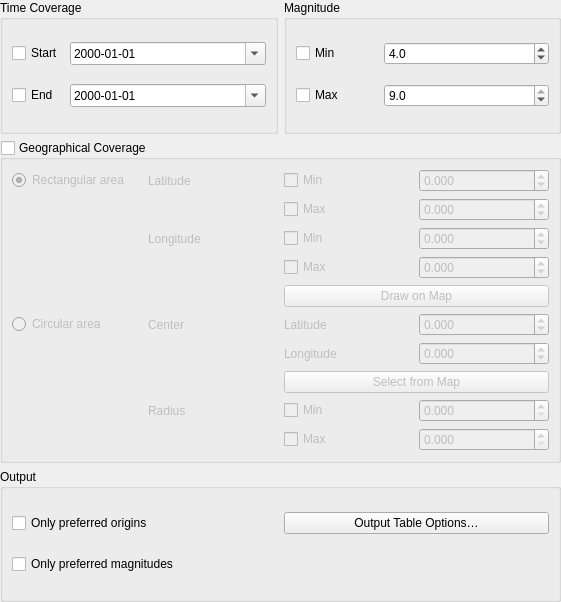
<?xml version="1.0" encoding="UTF-8"?>
<ui version="4.0">
 <class>filter_parameter_widget_base</class>
 <widget class="QWidget" name="filter_parameter_widget_base">
  <property name="geometry">
   <rect>
    <x>0</x>
    <y>0</y>
    <width>561</width>
    <height>602</height>
   </rect>
  </property>
  <property name="windowTitle">
   <string>Form</string>
  </property>
  <layout class="QGridLayout" name="gridLayout">
   <property name="leftMargin">
    <number>0</number>
   </property>
   <property name="topMargin">
    <number>0</number>
   </property>
   <property name="rightMargin">
    <number>0</number>
   </property>
   <property name="bottomMargin">
    <number>0</number>
   </property>
   <item row="0" column="0">
    <widget class="QGroupBox" name="groupBox">
     <property name="title">
      <string>Time Coverage</string>
     </property>
     <layout class="QGridLayout" name="gridLayout_3" columnstretch="0,1">
      <item row="0" column="0">
       <widget class="QCheckBox" name="min_time_check">
        <property name="text">
         <string>Start</string>
        </property>
       </widget>
      </item>
      <item row="0" column="1">
       <widget class="QDateTimeEdit" name="fdsn_event_start_date">
        <property name="maximumDateTime">
         <datetime>
          <hour>23</hour>
          <minute>59</minute>
          <second>59</second>
          <year>9999</year>
          <month>12</month>
          <day>31</day>
         </datetime>
        </property>
        <property name="displayFormat">
         <string>yyyy-MM-dd</string>
        </property>
        <property name="calendarPopup">
         <bool>true</bool>
        </property>
       </widget>
      </item>
      <item row="1" column="1">
       <widget class="QDateTimeEdit" name="fdsn_event_end_date">
        <property name="minimumDate">
         <date>
          <year>1777</year>
          <month>9</month>
          <day>14</day>
         </date>
        </property>
        <property name="displayFormat">
         <string>yyyy-MM-dd</string>
        </property>
        <property name="calendarPopup">
         <bool>true</bool>
        </property>
       </widget>
      </item>
      <item row="1" column="0">
       <widget class="QCheckBox" name="max_time_check">
        <property name="text">
         <string>End</string>
        </property>
       </widget>
      </item>
     </layout>
    </widget>
   </item>
   <item row="0" column="1">
    <widget class="QGroupBox" name="groupBox_2">
     <property name="title">
      <string>Magnitude</string>
     </property>
     <layout class="QGridLayout" name="gridLayout_7" columnstretch="1,2">
      <item row="0" column="1">
       <widget class="QDoubleSpinBox" name="fdsn_event_min_magnitude">
        <property name="decimals">
         <number>1</number>
        </property>
        <property name="minimum">
         <double>1.000000000000000</double>
        </property>
        <property name="maximum">
         <double>9.000000000000000</double>
        </property>
        <property name="singleStep">
         <double>0.500000000000000</double>
        </property>
        <property name="value">
         <double>4.000000000000000</double>
        </property>
       </widget>
      </item>
      <item row="1" column="0">
       <widget class="QCheckBox" name="max_mag_check">
        <property name="text">
         <string>Max</string>
        </property>
       </widget>
      </item>
      <item row="0" column="0">
       <widget class="QCheckBox" name="min_mag_check">
        <property name="text">
         <string>Min</string>
        </property>
       </widget>
      </item>
      <item row="1" column="1">
       <widget class="QDoubleSpinBox" name="fdsn_event_max_magnitude">
        <property name="decimals">
         <number>1</number>
        </property>
        <property name="minimum">
         <double>1.000000000000000</double>
        </property>
        <property name="maximum">
         <double>9.000000000000000</double>
        </property>
        <property name="singleStep">
         <double>0.500000000000000</double>
        </property>
        <property name="value">
         <double>9.000000000000000</double>
        </property>
       </widget>
      </item>
     </layout>
    </widget>
   </item>
   <item row="1" column="0" colspan="2">
    <widget class="QGroupBox" name="limit_extent_checkbox">
     <property name="title">
      <string>Geographical Coverage</string>
     </property>
     <property name="flat">
      <bool>false</bool>
     </property>
     <property name="checkable">
      <bool>true</bool>
     </property>
     <property name="checked">
      <bool>false</bool>
     </property>
     <layout class="QGridLayout" name="gridLayout_6" columnstretch="0,0,0,0">
      <item row="10" column="3">
       <widget class="QDoubleSpinBox" name="radius_max_spinbox">
        <property name="decimals">
         <number>3</number>
        </property>
        <property name="minimum">
         <double>0.000000000000000</double>
        </property>
        <property name="maximum">
         <double>999999999.000000000000000</double>
        </property>
       </widget>
      </item>
      <item row="7" column="2">
       <widget class="QLabel" name="label_circ_long">
        <property name="text">
         <string>Longitude</string>
        </property>
       </widget>
      </item>
      <item row="0" column="3">
       <widget class="QDoubleSpinBox" name="lat_min_spinbox">
        <property name="decimals">
         <number>3</number>
        </property>
        <property name="minimum">
         <double>-90.000000000000000</double>
        </property>
        <property name="maximum">
         <double>90.000000000000000</double>
        </property>
       </widget>
      </item>
      <item row="8" column="2" colspan="2">
       <widget class="QPushButton" name="circle_center_draw_on_map">
        <property name="text">
         <string>Select from Map</string>
        </property>
       </widget>
      </item>
      <item row="2" column="1">
       <widget class="QLabel" name="label_rect_long">
        <property name="text">
         <string>Longitude</string>
        </property>
       </widget>
      </item>
      <item row="0" column="1">
       <widget class="QLabel" name="label_rect_lat">
        <property name="text">
         <string>Latitude</string>
        </property>
       </widget>
      </item>
      <item row="6" column="3">
       <widget class="QDoubleSpinBox" name="circular_lat_spinbox">
        <property name="decimals">
         <number>3</number>
        </property>
        <property name="minimum">
         <double>-90.000000000000000</double>
        </property>
        <property name="maximum">
         <double>90.000000000000000</double>
        </property>
       </widget>
      </item>
      <item row="2" column="2">
       <widget class="QCheckBox" name="long_min_checkbox">
        <property name="text">
         <string>Min</string>
        </property>
       </widget>
      </item>
      <item row="0" column="0">
       <widget class="QRadioButton" name="radio_rectangular_area">
        <property name="text">
         <string>Rectangular area</string>
        </property>
        <property name="checked">
         <bool>true</bool>
        </property>
       </widget>
      </item>
      <item row="6" column="2">
       <widget class="QLabel" name="label_circ_lat">
        <property name="text">
         <string>Latitude</string>
        </property>
       </widget>
      </item>
      <item row="1" column="2">
       <widget class="QCheckBox" name="lat_max_checkbox">
        <property name="text">
         <string>Max</string>
        </property>
       </widget>
      </item>
      <item row="9" column="2">
       <widget class="QCheckBox" name="radius_min_checkbox">
        <property name="text">
         <string>Min</string>
        </property>
       </widget>
      </item>
      <item row="4" column="2" colspan="2">
       <widget class="QPushButton" name="rect_extent_draw_on_map">
        <property name="text">
         <string>Draw on Map</string>
        </property>
       </widget>
      </item>
      <item row="10" column="2">
       <widget class="QCheckBox" name="radius_max_checkbox">
        <property name="text">
         <string>Max</string>
        </property>
       </widget>
      </item>
      <item row="3" column="2">
       <widget class="QCheckBox" name="long_max_checkbox">
        <property name="text">
         <string>Max</string>
        </property>
       </widget>
      </item>
      <item row="9" column="3">
       <widget class="QDoubleSpinBox" name="radius_min_spinbox">
        <property name="decimals">
         <number>3</number>
        </property>
        <property name="minimum">
         <double>0.000000000000000</double>
        </property>
        <property name="maximum">
         <double>999999999.000000000000000</double>
        </property>
       </widget>
      </item>
      <item row="6" column="1">
       <widget class="QLabel" name="label_circ_center">
        <property name="text">
         <string>Center</string>
        </property>
       </widget>
      </item>
      <item row="3" column="3">
       <widget class="QDoubleSpinBox" name="long_max_spinbox">
        <property name="decimals">
         <number>3</number>
        </property>
        <property name="minimum">
         <double>-180.000000000000000</double>
        </property>
        <property name="maximum">
         <double>180.000000000000000</double>
        </property>
        <property name="singleStep">
         <double>1.000000000000000</double>
        </property>
       </widget>
      </item>
      <item row="9" column="1">
       <widget class="QLabel" name="label_circ_radius">
        <property name="text">
         <string>Radius</string>
        </property>
       </widget>
      </item>
      <item row="0" column="2">
       <widget class="QCheckBox" name="lat_min_checkbox">
        <property name="text">
         <string>Min</string>
        </property>
       </widget>
      </item>
      <item row="7" column="3">
       <widget class="QDoubleSpinBox" name="circular_long_spinbox">
        <property name="decimals">
         <number>3</number>
        </property>
        <property name="minimum">
         <double>-180.000000000000000</double>
        </property>
        <property name="maximum">
         <double>180.000000000000000</double>
        </property>
        <property name="singleStep">
         <double>1.000000000000000</double>
        </property>
       </widget>
      </item>
      <item row="2" column="3">
       <widget class="QDoubleSpinBox" name="long_min_spinbox">
        <property name="decimals">
         <number>3</number>
        </property>
        <property name="minimum">
         <double>-180.000000000000000</double>
        </property>
        <property name="maximum">
         <double>180.000000000000000</double>
        </property>
        <property name="singleStep">
         <double>1.000000000000000</double>
        </property>
       </widget>
      </item>
      <item row="1" column="3">
       <widget class="QDoubleSpinBox" name="lat_max_spinbox">
        <property name="decimals">
         <number>3</number>
        </property>
        <property name="minimum">
         <double>-90.000000000000000</double>
        </property>
        <property name="maximum">
         <double>90.000000000000000</double>
        </property>
       </widget>
      </item>
      <item row="6" column="0">
       <widget class="QRadioButton" name="radio_circular_area">
        <property name="text">
         <string>Circular area</string>
        </property>
       </widget>
      </item>
     </layout>
    </widget>
   </item>
   <item row="2" column="0" colspan="2">
    <widget class="QGroupBox" name="groupBox_4">
     <property name="title">
      <string>Output</string>
     </property>
     <layout class="QGridLayout" name="gridLayout_8">
      <item row="1" column="0">
       <widget class="QCheckBox" name="output_preferred_magnitudes_only_check">
        <property name="text">
         <string>Only preferred magnitudes</string>
        </property>
       </widget>
      </item>
      <item row="0" column="0">
       <widget class="QCheckBox" name="output_preferred_origins_only_check">
        <property name="text">
         <string>Only preferred origins</string>
        </property>
       </widget>
      </item>
      <item row="0" column="1">
       <widget class="QPushButton" name="output_table_options_button">
        <property name="text">
         <string>Output Table Options…</string>
        </property>
       </widget>
      </item>
     </layout>
    </widget>
   </item>
  </layout>
 </widget>
 <resources/>
 <connections/>
</ui>
